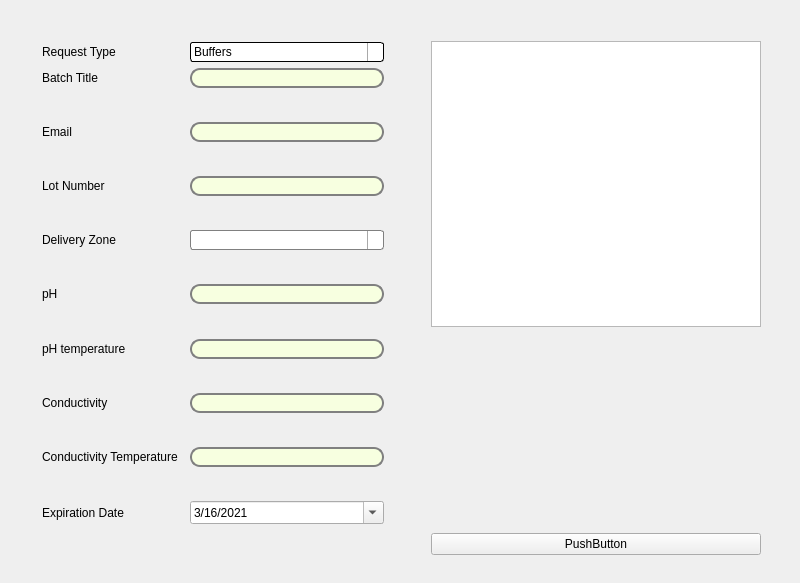
  <widget class="QWidget" name="centralwidget">
   <widget class="QWidget" name="horizontalLayoutWidget">
    <property name="geometry">
     <rect>
      <x>20</x>
      <y>20</y>
      <width>771</width>
      <height>554</height>
     </rect>
    </property>
    <layout class="QHBoxLayout" name="horizontalLayout">
     <item>
      <layout class="QFormLayout" name="formLayout_2">
       <property name="horizontalSpacing">
        <number>8</number>
       </property>
       <property name="leftMargin">
        <number>22</number>
       </property>
       <property name="topMargin">
        <number>22</number>
       </property>
       <property name="rightMargin">
        <number>19</number>
       </property>
       <property name="bottomMargin">
        <number>22</number>
       </property>
       <item row="1" column="0">
        <widget class="QLabel" name="requestTypeLabel">
         <property name="text">
          <string>Request Type</string>
         </property>
        </widget>
       </item>
       <item row="1" column="1">
        <widget class="QComboBox" name="comboBox">
         <property name="palette">
          <palette>
           <active>
            <colorrole role="WindowText">
             <brush brushstyle="SolidPattern">
              <color alpha="255">
               <red>0</red>
               <green>0</green>
               <blue>0</blue>
              </color>
             </brush>
            </colorrole>
            <colorrole role="Button">
             <brush brushstyle="SolidPattern">
              <color alpha="255">
               <red>255</red>
               <green>255</green>
               <blue>255</blue>
              </color>
             </brush>
            </colorrole>
            <colorrole role="Text">
             <brush brushstyle="SolidPattern">
              <color alpha="255">
               <red>0</red>
               <green>0</green>
               <blue>0</blue>
              </color>
             </brush>
            </colorrole>
            <colorrole role="ButtonText">
             <brush brushstyle="SolidPattern">
              <color alpha="255">
               <red>0</red>
               <green>0</green>
               <blue>0</blue>
              </color>
             </brush>
            </colorrole>
            <colorrole role="Base">
             <brush brushstyle="SolidPattern">
              <color alpha="255">
               <red>255</red>
               <green>255</green>
               <blue>255</blue>
              </color>
             </brush>
            </colorrole>
            <colorrole role="Window">
             <brush brushstyle="SolidPattern">
              <color alpha="255">
               <red>255</red>
               <green>255</green>
               <blue>255</blue>
              </color>
             </brush>
            </colorrole>
           </active>
           <inactive>
            <colorrole role="WindowText">
             <brush brushstyle="SolidPattern">
              <color alpha="255">
               <red>0</red>
               <green>0</green>
               <blue>0</blue>
              </color>
             </brush>
            </colorrole>
            <colorrole role="Button">
             <brush brushstyle="LinearGradientPattern">
              <gradient startx="0.000000000000000" starty="0.000000000000000" endx="0.000000000000000" endy="1.000000000000000" type="LinearGradient" spread="PadSpread" coordinatemode="ObjectBoundingMode">
               <gradientstop position="0.000000000000000">
                <color alpha="255">
                 <red>225</red>
                 <green>225</green>
                 <blue>225</blue>
                </color>
               </gradientstop>
               <gradientstop position="0.400000000000000">
                <color alpha="255">
                 <red>221</red>
                 <green>221</green>
                 <blue>221</blue>
                </color>
               </gradientstop>
               <gradientstop position="0.500000000000000">
                <color alpha="255">
                 <red>216</red>
                 <green>216</green>
                 <blue>216</blue>
                </color>
               </gradientstop>
               <gradientstop position="1.000000000000000">
                <color alpha="255">
                 <red>211</red>
                 <green>211</green>
                 <blue>211</blue>
                </color>
               </gradientstop>
              </gradient>
             </brush>
            </colorrole>
            <colorrole role="Text">
             <brush brushstyle="SolidPattern">
              <color alpha="255">
               <red>0</red>
               <green>0</green>
               <blue>0</blue>
              </color>
             </brush>
            </colorrole>
            <colorrole role="ButtonText">
             <brush brushstyle="SolidPattern">
              <color alpha="255">
               <red>0</red>
               <green>0</green>
               <blue>0</blue>
              </color>
             </brush>
            </colorrole>
            <colorrole role="Base">
             <brush brushstyle="LinearGradientPattern">
              <gradient startx="0.000000000000000" starty="0.000000000000000" endx="0.000000000000000" endy="1.000000000000000" type="LinearGradient" spread="PadSpread" coordinatemode="ObjectBoundingMode">
               <gradientstop position="0.000000000000000">
                <color alpha="255">
                 <red>225</red>
                 <green>225</green>
                 <blue>225</blue>
                </color>
               </gradientstop>
               <gradientstop position="0.400000000000000">
                <color alpha="255">
                 <red>221</red>
                 <green>221</green>
                 <blue>221</blue>
                </color>
               </gradientstop>
               <gradientstop position="0.500000000000000">
                <color alpha="255">
                 <red>216</red>
                 <green>216</green>
                 <blue>216</blue>
                </color>
               </gradientstop>
               <gradientstop position="1.000000000000000">
                <color alpha="255">
                 <red>211</red>
                 <green>211</green>
                 <blue>211</blue>
                </color>
               </gradientstop>
              </gradient>
             </brush>
            </colorrole>
            <colorrole role="Window">
             <brush brushstyle="LinearGradientPattern">
              <gradient startx="0.000000000000000" starty="0.000000000000000" endx="0.000000000000000" endy="1.000000000000000" type="LinearGradient" spread="PadSpread" coordinatemode="ObjectBoundingMode">
               <gradientstop position="0.000000000000000">
                <color alpha="255">
                 <red>225</red>
                 <green>225</green>
                 <blue>225</blue>
                </color>
               </gradientstop>
               <gradientstop position="0.400000000000000">
                <color alpha="255">
                 <red>221</red>
                 <green>221</green>
                 <blue>221</blue>
                </color>
               </gradientstop>
               <gradientstop position="0.500000000000000">
                <color alpha="255">
                 <red>216</red>
                 <green>216</green>
                 <blue>216</blue>
                </color>
               </gradientstop>
               <gradientstop position="1.000000000000000">
                <color alpha="255">
                 <red>211</red>
                 <green>211</green>
                 <blue>211</blue>
                </color>
               </gradientstop>
              </gradient>
             </brush>
            </colorrole>
           </inactive>
           <disabled>
            <colorrole role="WindowText">
             <brush brushstyle="SolidPattern">
              <color alpha="255">
               <red>0</red>
               <green>0</green>
               <blue>0</blue>
              </color>
             </brush>
            </colorrole>
            <colorrole role="Button">
             <brush brushstyle="LinearGradientPattern">
              <gradient startx="0.000000000000000" starty="0.000000000000000" endx="0.000000000000000" endy="1.000000000000000" type="LinearGradient" spread="PadSpread" coordinatemode="ObjectBoundingMode">
               <gradientstop position="0.000000000000000">
                <color alpha="255">
                 <red>225</red>
                 <green>225</green>
                 <blue>225</blue>
                </color>
               </gradientstop>
               <gradientstop position="0.400000000000000">
                <color alpha="255">
                 <red>221</red>
                 <green>221</green>
                 <blue>221</blue>
                </color>
               </gradientstop>
               <gradientstop position="0.500000000000000">
                <color alpha="255">
                 <red>216</red>
                 <green>216</green>
                 <blue>216</blue>
                </color>
               </gradientstop>
               <gradientstop position="1.000000000000000">
                <color alpha="255">
                 <red>211</red>
                 <green>211</green>
                 <blue>211</blue>
                </color>
               </gradientstop>
              </gradient>
             </brush>
            </colorrole>
            <colorrole role="Text">
             <brush brushstyle="SolidPattern">
              <color alpha="255">
               <red>0</red>
               <green>0</green>
               <blue>0</blue>
              </color>
             </brush>
            </colorrole>
            <colorrole role="ButtonText">
             <brush brushstyle="SolidPattern">
              <color alpha="255">
               <red>0</red>
               <green>0</green>
               <blue>0</blue>
              </color>
             </brush>
            </colorrole>
            <colorrole role="Base">
             <brush brushstyle="LinearGradientPattern">
              <gradient startx="0.000000000000000" starty="0.000000000000000" endx="0.000000000000000" endy="1.000000000000000" type="LinearGradient" spread="PadSpread" coordinatemode="ObjectBoundingMode">
               <gradientstop position="0.000000000000000">
                <color alpha="255">
                 <red>225</red>
                 <green>225</green>
                 <blue>225</blue>
                </color>
               </gradientstop>
               <gradientstop position="0.400000000000000">
                <color alpha="255">
                 <red>221</red>
                 <green>221</green>
                 <blue>221</blue>
                </color>
               </gradientstop>
               <gradientstop position="0.500000000000000">
                <color alpha="255">
                 <red>216</red>
                 <green>216</green>
                 <blue>216</blue>
                </color>
               </gradientstop>
               <gradientstop position="1.000000000000000">
                <color alpha="255">
                 <red>211</red>
                 <green>211</green>
                 <blue>211</blue>
                </color>
               </gradientstop>
              </gradient>
             </brush>
            </colorrole>
            <colorrole role="Window">
             <brush brushstyle="LinearGradientPattern">
              <gradient startx="0.000000000000000" starty="0.000000000000000" endx="0.000000000000000" endy="1.000000000000000" type="LinearGradient" spread="PadSpread" coordinatemode="ObjectBoundingMode">
               <gradientstop position="0.000000000000000">
                <color alpha="255">
                 <red>225</red>
                 <green>225</green>
                 <blue>225</blue>
                </color>
               </gradientstop>
               <gradientstop position="0.400000000000000">
                <color alpha="255">
                 <red>221</red>
                 <green>221</green>
                 <blue>221</blue>
                </color>
               </gradientstop>
               <gradientstop position="0.500000000000000">
                <color alpha="255">
                 <red>216</red>
                 <green>216</green>
                 <blue>216</blue>
                </color>
               </gradientstop>
               <gradientstop position="1.000000000000000">
                <color alpha="255">
                 <red>211</red>
                 <green>211</green>
                 <blue>211</blue>
                </color>
               </gradientstop>
              </gradient>
             </brush>
            </colorrole>
           </disabled>
          </palette>
         </property>
         <property name="styleSheet">
          <string notr="true">QComboBox {
	color: black;
    border: 1px solid ;
    border-radius: 3px;
    padding: 1px 18px 1px 3px;
    min-width: 6em;
}

QComboBox:editable {
    background: white;
}

QComboBox:!editable, QComboBox::drop-down:editable {
     background: qlineargradient(x1: 0, y1: 0, x2: 0, y2: 1,
                                 stop: 0 #E1E1E1, stop: 0.4 #DDDDDD,
                                 stop: 0.5 #D8D8D8, stop: 1.0 #D3D3D3);
}

/* QComboBox gets the &quot;on&quot; state when the popup is open */
QComboBox:!editable:on, QComboBox::drop-down:editable:on {
    background: qlineargradient(x1: 0, y1: 0, x2: 0, y2: 1,
                                stop: 0 #D3D3D3, stop: 0.4 #D8D8D8,
                                stop: 0.5 #DDDDDD, stop: 1.0 #E1E1E1);
}

QComboBox:on { /* shift the text when the popup opens */
    padding-top: 3px;
    padding-left: 4px;
}

QComboBox::drop-down {
    subcontrol-origin: padding;
    subcontrol-position: top right;
    width: 15px;

    border-left-width: 1px;
    border-left-color: darkgray;
    border-left-style: solid; /* just a single line */
    border-top-right-radius: 3px; /* same radius as the QComboBox */
    border-bottom-right-radius: 3px;
}

QComboBox::down-arrow {
    image: url(/usr/share/icons/crystalsvg/16x16/actions/1downarrow.png);
}

QComboBox::down-arrow:on { /* shift the arrow when popup is open */
    top: 1px;
    left: 1px;
}</string>
         </property>
         <item>
          <property name="text">
           <string>Buffers</string>
          </property>
         </item>
         <item>
          <property name="text">
           <string>Media</string>
          </property>
         </item>
        </widget>
       </item>
       <item row="2" column="0">
        <widget class="QLabel" name="batchTitleLabel">
         <property name="text">
          <string>Batch Title</string>
         </property>
        </widget>
       </item>
       <item row="2" column="1">
        <widget class="QLineEdit" name="batchTitleLineEdit">
         <property name="palette">
          <palette>
           <active>
            <colorrole role="WindowText">
             <brush brushstyle="SolidPattern">
              <color alpha="255">
               <red>0</red>
               <green>0</green>
               <blue>0</blue>
              </color>
             </brush>
            </colorrole>
            <colorrole role="Button">
             <brush brushstyle="SolidPattern">
              <color alpha="255">
               <red>247</red>
               <green>255</green>
               <blue>224</blue>
              </color>
             </brush>
            </colorrole>
            <colorrole role="Text">
             <brush brushstyle="SolidPattern">
              <color alpha="255">
               <red>0</red>
               <green>0</green>
               <blue>0</blue>
              </color>
             </brush>
            </colorrole>
            <colorrole role="ButtonText">
             <brush brushstyle="SolidPattern">
              <color alpha="255">
               <red>0</red>
               <green>0</green>
               <blue>0</blue>
              </color>
             </brush>
            </colorrole>
            <colorrole role="Base">
             <brush brushstyle="SolidPattern">
              <color alpha="255">
               <red>247</red>
               <green>255</green>
               <blue>224</blue>
              </color>
             </brush>
            </colorrole>
            <colorrole role="Window">
             <brush brushstyle="SolidPattern">
              <color alpha="255">
               <red>247</red>
               <green>255</green>
               <blue>224</blue>
              </color>
             </brush>
            </colorrole>
            <colorrole role="Highlight">
             <brush brushstyle="SolidPattern">
              <color alpha="255">
               <red>169</red>
               <green>169</green>
               <blue>169</blue>
              </color>
             </brush>
            </colorrole>
           </active>
           <inactive>
            <colorrole role="WindowText">
             <brush brushstyle="SolidPattern">
              <color alpha="255">
               <red>0</red>
               <green>0</green>
               <blue>0</blue>
              </color>
             </brush>
            </colorrole>
            <colorrole role="Button">
             <brush brushstyle="SolidPattern">
              <color alpha="255">
               <red>247</red>
               <green>255</green>
               <blue>224</blue>
              </color>
             </brush>
            </colorrole>
            <colorrole role="Text">
             <brush brushstyle="SolidPattern">
              <color alpha="255">
               <red>0</red>
               <green>0</green>
               <blue>0</blue>
              </color>
             </brush>
            </colorrole>
            <colorrole role="ButtonText">
             <brush brushstyle="SolidPattern">
              <color alpha="255">
               <red>0</red>
               <green>0</green>
               <blue>0</blue>
              </color>
             </brush>
            </colorrole>
            <colorrole role="Base">
             <brush brushstyle="SolidPattern">
              <color alpha="255">
               <red>247</red>
               <green>255</green>
               <blue>224</blue>
              </color>
             </brush>
            </colorrole>
            <colorrole role="Window">
             <brush brushstyle="SolidPattern">
              <color alpha="255">
               <red>247</red>
               <green>255</green>
               <blue>224</blue>
              </color>
             </brush>
            </colorrole>
            <colorrole role="Highlight">
             <brush brushstyle="SolidPattern">
              <color alpha="255">
               <red>169</red>
               <green>169</green>
               <blue>169</blue>
              </color>
             </brush>
            </colorrole>
           </inactive>
           <disabled>
            <colorrole role="WindowText">
             <brush brushstyle="SolidPattern">
              <color alpha="255">
               <red>0</red>
               <green>0</green>
               <blue>0</blue>
              </color>
             </brush>
            </colorrole>
            <colorrole role="Button">
             <brush brushstyle="SolidPattern">
              <color alpha="255">
               <red>247</red>
               <green>255</green>
               <blue>224</blue>
              </color>
             </brush>
            </colorrole>
            <colorrole role="Text">
             <brush brushstyle="SolidPattern">
              <color alpha="255">
               <red>0</red>
               <green>0</green>
               <blue>0</blue>
              </color>
             </brush>
            </colorrole>
            <colorrole role="ButtonText">
             <brush brushstyle="SolidPattern">
              <color alpha="255">
               <red>0</red>
               <green>0</green>
               <blue>0</blue>
              </color>
             </brush>
            </colorrole>
            <colorrole role="Base">
             <brush brushstyle="SolidPattern">
              <color alpha="255">
               <red>247</red>
               <green>255</green>
               <blue>224</blue>
              </color>
             </brush>
            </colorrole>
            <colorrole role="Window">
             <brush brushstyle="SolidPattern">
              <color alpha="255">
               <red>247</red>
               <green>255</green>
               <blue>224</blue>
              </color>
             </brush>
            </colorrole>
            <colorrole role="Highlight">
             <brush brushstyle="SolidPattern">
              <color alpha="255">
               <red>169</red>
               <green>169</green>
               <blue>169</blue>
              </color>
             </brush>
            </colorrole>
           </disabled>
          </palette>
         </property>
         <property name="styleSheet">
          <string notr="true">QLineEdit {
color:  black;
    border: 2px solid gray;
    border-radius: 10px;
    padding: 0 8px;
    background:rgb(247, 255, 224);
    selection-background-color: darkgray;
}</string>
         </property>
        </widget>
       </item>
       <item row="3" column="0">
        <spacer name="verticalSpacer_9">
         <property name="orientation">
          <enum>Qt::Vertical</enum>
         </property>
         <property name="sizeHint" stdset="0">
          <size>
           <width>20</width>
           <height>40</height>
          </size>
         </property>
        </spacer>
       </item>
       <item row="4" column="0">
        <widget class="QLabel" name="emailLabel">
         <property name="text">
          <string>Email</string>
         </property>
        </widget>
       </item>
       <item row="4" column="1">
        <widget class="QLineEdit" name="emailLineEdit">
         <property name="styleSheet">
          <string notr="true">QLineEdit {
color:  black;
    border: 2px solid gray;
    border-radius: 10px;
    padding: 0 8px;
    background:rgb(247, 255, 224);
    selection-background-color: darkgray;
}</string>
         </property>
        </widget>
       </item>
       <item row="5" column="0">
        <spacer name="verticalSpacer_8">
         <property name="orientation">
          <enum>Qt::Vertical</enum>
         </property>
         <property name="sizeHint" stdset="0">
          <size>
           <width>20</width>
           <height>40</height>
          </size>
         </property>
        </spacer>
       </item>
       <item row="6" column="0">
        <widget class="QLabel" name="lotNumberLabel">
         <property name="text">
          <string>Lot Number</string>
         </property>
        </widget>
       </item>
       <item row="6" column="1">
        <widget class="QLineEdit" name="lotNumberLineEdit">
         <property name="palette">
          <palette>
           <active>
            <colorrole role="Button">
             <brush brushstyle="SolidPattern">
              <color alpha="255">
               <red>90</red>
               <green>136</green>
               <blue>131</blue>
              </color>
             </brush>
            </colorrole>
            <colorrole role="Base">
             <brush brushstyle="SolidPattern">
              <color alpha="255">
               <red>247</red>
               <green>255</green>
               <blue>224</blue>
              </color>
             </brush>
            </colorrole>
            <colorrole role="Window">
             <brush brushstyle="SolidPattern">
              <color alpha="255">
               <red>247</red>
               <green>255</green>
               <blue>224</blue>
              </color>
             </brush>
            </colorrole>
            <colorrole role="Highlight">
             <brush brushstyle="SolidPattern">
              <color alpha="255">
               <red>169</red>
               <green>169</green>
               <blue>169</blue>
              </color>
             </brush>
            </colorrole>
           </active>
           <inactive>
            <colorrole role="Button">
             <brush brushstyle="SolidPattern">
              <color alpha="255">
               <red>90</red>
               <green>136</green>
               <blue>131</blue>
              </color>
             </brush>
            </colorrole>
            <colorrole role="Base">
             <brush brushstyle="SolidPattern">
              <color alpha="255">
               <red>247</red>
               <green>255</green>
               <blue>224</blue>
              </color>
             </brush>
            </colorrole>
            <colorrole role="Window">
             <brush brushstyle="SolidPattern">
              <color alpha="255">
               <red>247</red>
               <green>255</green>
               <blue>224</blue>
              </color>
             </brush>
            </colorrole>
            <colorrole role="Highlight">
             <brush brushstyle="SolidPattern">
              <color alpha="255">
               <red>169</red>
               <green>169</green>
               <blue>169</blue>
              </color>
             </brush>
            </colorrole>
           </inactive>
           <disabled>
            <colorrole role="Button">
             <brush brushstyle="SolidPattern">
              <color alpha="255">
               <red>90</red>
               <green>136</green>
               <blue>131</blue>
              </color>
             </brush>
            </colorrole>
            <colorrole role="Base">
             <brush brushstyle="SolidPattern">
              <color alpha="255">
               <red>247</red>
               <green>255</green>
               <blue>224</blue>
              </color>
             </brush>
            </colorrole>
            <colorrole role="Window">
             <brush brushstyle="SolidPattern">
              <color alpha="255">
               <red>247</red>
               <green>255</green>
               <blue>224</blue>
              </color>
             </brush>
            </colorrole>
            <colorrole role="Highlight">
             <brush brushstyle="SolidPattern">
              <color alpha="255">
               <red>169</red>
               <green>169</green>
               <blue>169</blue>
              </color>
             </brush>
            </colorrole>
           </disabled>
          </palette>
         </property>
         <property name="styleSheet">
          <string notr="true">QLineEdit {
    border: 2px solid gray;
    border-radius: 10px;
    padding: 0 8px;
    background:rgb(247, 255, 224);
    selection-background-color: darkgray;
}</string>
         </property>
        </widget>
       </item>
       <item row="7" column="0">
        <spacer name="verticalSpacer_7">
         <property name="orientation">
          <enum>Qt::Vertical</enum>
         </property>
         <property name="sizeHint" stdset="0">
          <size>
           <width>20</width>
           <height>40</height>
          </size>
         </property>
        </spacer>
       </item>
       <item row="8" column="0">
        <widget class="QLabel" name="deliveryZoneLabel">
         <property name="text">
          <string>Delivery Zone</string>
         </property>
        </widget>
       </item>
       <item row="8" column="1">
        <widget class="QComboBox" name="deliveryZoneComboBox">
         <property name="styleSheet">
          <string notr="true">QComboBox {
	color:  black;
    border: 1px solid gray;
    border-radius: 3px;
    padding: 1px 18px 1px 3px;
    min-width: 6em;
}

QComboBox:editable {
    background: white;
}

QComboBox:!editable, QComboBox::drop-down:editable {
     background: qlineargradient(x1: 0, y1: 0, x2: 0, y2: 1,
                                 stop: 0 #E1E1E1, stop: 0.4 #DDDDDD,
                                 stop: 0.5 #D8D8D8, stop: 1.0 #D3D3D3);
}

/* QComboBox gets the &quot;on&quot; state when the popup is open */
QComboBox:!editable:on, QComboBox::drop-down:editable:on {
    background: qlineargradient(x1: 0, y1: 0, x2: 0, y2: 1,
                                stop: 0 #D3D3D3, stop: 0.4 #D8D8D8,
                                stop: 0.5 #DDDDDD, stop: 1.0 #E1E1E1);
}

QComboBox:on { /* shift the text when the popup opens */
    padding-top: 3px;
    padding-left: 4px;
}

QComboBox::drop-down {
    subcontrol-origin: padding;
    subcontrol-position: top right;
    width: 15px;

    border-left-width: 1px;
    border-left-color: darkgray;
    border-left-style: solid; /* just a single line */
    border-top-right-radius: 3px; /* same radius as the QComboBox */
    border-bottom-right-radius: 3px;
}

QComboBox::down-arrow {
    image: url(/usr/share/icons/crystalsvg/16x16/actions/1downarrow.png);
}

QComboBox::down-arrow:on { /* shift the arrow when popup is open */
    top: 1px;
    left: 1px;
}</string>
         </property>
        </widget>
       </item>
       <item row="9" column="0">
        <spacer name="verticalSpacer_6">
         <property name="orientation">
          <enum>Qt::Vertical</enum>
         </property>
         <property name="sizeHint" stdset="0">
          <size>
           <width>20</width>
           <height>40</height>
          </size>
         </property>
        </spacer>
       </item>
       <item row="10" column="0">
        <widget class="QLabel" name="pHLabel">
         <property name="text">
          <string>pH</string>
         </property>
        </widget>
       </item>
       <item row="10" column="1">
        <widget class="QLineEdit" name="pHLineEdit">
         <property name="styleSheet">
          <string notr="true">QLineEdit {
color:  black;
    border: 2px solid gray;
    border-radius: 10px;
    padding: 0 8px;
    background:rgb(247, 255, 224);
    selection-background-color: darkgray;
}</string>
         </property>
        </widget>
       </item>
       <item row="11" column="0">
        <spacer name="verticalSpacer_5">
         <property name="orientation">
          <enum>Qt::Vertical</enum>
         </property>
         <property name="sizeHint" stdset="0">
          <size>
           <width>20</width>
           <height>40</height>
          </size>
         </property>
        </spacer>
       </item>
       <item row="12" column="0">
        <widget class="QLabel" name="pHTemperatureLabel">
         <property name="text">
          <string>pH temperature</string>
         </property>
        </widget>
       </item>
       <item row="12" column="1">
        <widget class="QLineEdit" name="pHTemperatureLineEdit">
         <property name="styleSheet">
          <string notr="true">QLineEdit {
color:  black;
    border: 2px solid gray;
    border-radius: 10px;
    padding: 0 8px;
    background:rgb(247, 255, 224);
    selection-background-color: darkgray;
}</string>
         </property>
        </widget>
       </item>
       <item row="13" column="0">
        <spacer name="verticalSpacer_4">
         <property name="orientation">
          <enum>Qt::Vertical</enum>
         </property>
         <property name="sizeHint" stdset="0">
          <size>
           <width>20</width>
           <height>40</height>
          </size>
         </property>
        </spacer>
       </item>
       <item row="14" column="0">
        <widget class="QLabel" name="conductivityLabel">
         <property name="text">
          <string>Conductivity</string>
         </property>
        </widget>
       </item>
       <item row="14" column="1">
        <widget class="QLineEdit" name="conductivityLineEdit">
         <property name="styleSheet">
          <string notr="true">QLineEdit {
color:  black;
    border: 2px solid gray;
    border-radius: 10px;
    padding: 0 8px;
    background:rgb(247, 255, 224);
    selection-background-color: darkgray;
}</string>
         </property>
        </widget>
       </item>
       <item row="15" column="0">
        <spacer name="verticalSpacer_3">
         <property name="orientation">
          <enum>Qt::Vertical</enum>
         </property>
         <property name="sizeHint" stdset="0">
          <size>
           <width>20</width>
           <height>40</height>
          </size>
         </property>
        </spacer>
       </item>
       <item row="16" column="0">
        <widget class="QLabel" name="conductivityTemperatureLabel">
         <property name="text">
          <string>Conductivity Temperature </string>
         </property>
        </widget>
       </item>
       <item row="16" column="1">
        <widget class="QLineEdit" name="conductivityTemperatureLineEdit">
         <property name="styleSheet">
          <string notr="true">QLineEdit {
color:  black;
    border: 2px solid gray;
    border-radius: 10px;
    padding: 0 8px;
    background:rgb(247, 255, 224);
    selection-background-color: darkgray;
}</string>
         </property>
        </widget>
       </item>
       <item row="17" column="0">
        <spacer name="verticalSpacer">
         <property name="orientation">
          <enum>Qt::Vertical</enum>
         </property>
         <property name="sizeHint" stdset="0">
          <size>
           <width>20</width>
           <height>40</height>
          </size>
         </property>
        </spacer>
       </item>
       <item row="18" column="0">
        <widget class="QLabel" name="expirationDateLabel">
         <property name="text">
          <string>Expiration Date</string>
         </property>
        </widget>
       </item>
       <item row="18" column="1">
        <widget class="QDateTimeEdit" name="expirationDateDateTimeEdit">
         <property name="dateTime">
          <datetime>
           <hour>0</hour>
           <minute>0</minute>
           <second>0</second>
           <year>2021</year>
           <month>3</month>
           <day>16</day>
          </datetime>
         </property>
         <property name="displayFormat">
          <string>M/d/yyyy </string>
         </property>
         <property name="calendarPopup">
          <bool>true</bool>
         </property>
         <property name="currentSectionIndex">
          <number>0</number>
         </property>
        </widget>
       </item>
       <item row="19" column="0">
        <spacer name="verticalSpacer_2">
         <property name="orientation">
          <enum>Qt::Vertical</enum>
         </property>
         <property name="sizeHint" stdset="0">
          <size>
           <width>20</width>
           <height>40</height>
          </size>
         </property>
        </spacer>
       </item>
      </layout>
     </item>
     <item>
      <layout class="QVBoxLayout" name="verticalLayout_2">
       <property name="spacing">
        <number>206</number>
       </property>
       <property name="sizeConstraint">
        <enum>QLayout::SetNoConstraint</enum>
       </property>
       <property name="leftMargin">
        <number>22</number>
       </property>
       <property name="topMargin">
        <number>21</number>
       </property>
       <property name="rightMargin">
        <number>30</number>
       </property>
       <property name="bottomMargin">
        <number>19</number>
       </property>
       <item>
        <widget class="QTextEdit" name="textEdit"/>
       </item>
       <item>
        <widget class="QPushButton" name="pushButton">
         <property name="text">
          <string>PushButton</string>
         </property>
        </widget>
       </item>
      </layout>
     </item>
    </layout>
   </widget>
  </widget>
